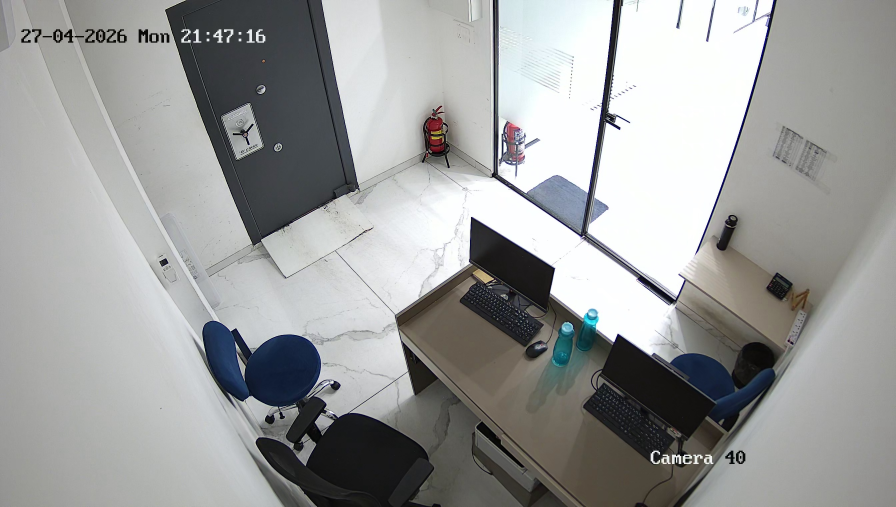
#> input picture closed_ref.jpg, 2688 x 1520 px, given in place of closed_GF-16-CAM-18.jpg, which was not available (shown at 1/3 size)
$ python extract_all_ssim.py   (older library calls are emulated)
#> lines starting #> are read from the running program, lines starting #| are printed output that depends on the picture; after the words box and inside, x2 and y2 are one past the last pixel; in counts of white or black regions, pixels touching at a corner belong together; pictures that were not available may be replaced by others from this repository, and a replacement may not be noted
### models/door_verifier.py
# models/door_verifier.py
import cv2
import numpy as np
from skimage.metrics import structural_similarity as ssim
from typing import Dict, Optional
from datetime import datetime
import config

class DoorVerifier:
    """
    Optimized door state verification using motion gating and downscaled SSIM.
    """

    def __init__(
        self,
        reference_image_path: str,
        door_corner_roi: np.ndarray,
        similarity_threshold: float = 0.75,
        debounce_threshold: int = 20,
        intensity_threshold: float = None,
        motion_threshold: float = None,
        darkening_protection: bool = True,
        min_visible_ratio: float = None,
        open_hysteresis: float = 0.05,
    ):
#> called with reference_image_path = 'close_doors/closed_GF-16-CAM-18.jpg', door_corner_roi = array of shape (4, 2), similarity_threshold = 0.742, debounce_threshold = 15, intensity_threshold = 6, motion_threshold = 3, darkening_protection = True, min_visible_ratio = 0.5
        reference = cv2.imread(reference_image_path)
#> reference is the input picture: shape (1520, 2688, 3); mean B, G, R 155.5, 156.2, 155
        if reference is None:
            raise FileNotFoundError(f"Cannot load reference image: {reference_image_path}")

        self.rx, self.ry, self.rw, self.rh = cv2.boundingRect(door_corner_roi)
        self._door_corner_polygon = door_corner_roi.reshape(-1, 2).astype(np.int32)
        ref_crop = reference[self.ry:self.ry+self.rh, self.rx:self.rx+self.rw]
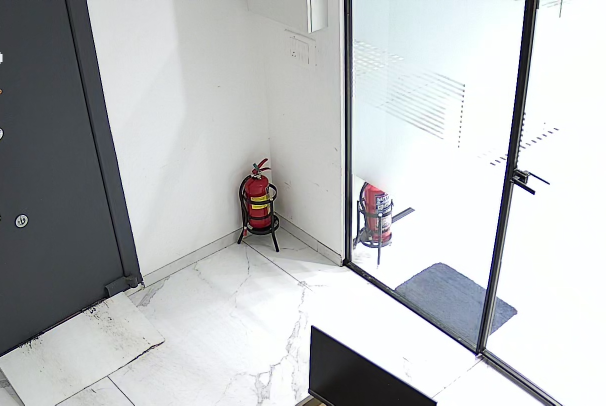
#> ref_crop: shape (811, 1212, 3) (shown at 1/2 size); mean B, G, R 191.7, 190.1, 187.6
        raw_patch = cv2.cvtColor(ref_crop, cv2.COLOR_BGR2GRAY)
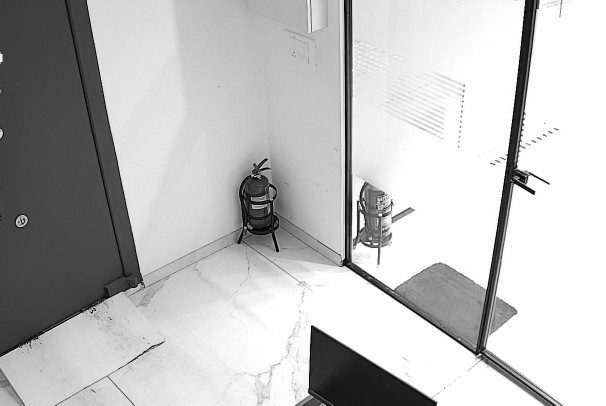
#> raw_patch: shape (811, 1212) (shown at 1/2 size); min 0, max 255, mean 189.6

        # Scale to fixed 100px on the LONGER dimension to preserve aspect ratio.
        # Avoids extreme squishing (e.g. 206x65 → 100x31) and extreme upscaling
        # (e.g. 22x43 → 100x195) that both degrade SSIM reliability.
        if self.rw >= self.rh:
            new_w = 100
            new_h = max(16, int(100 * self.rh / max(self.rw, 1)))
        else:
            new_h = 100
            new_w = max(16, int(100 * self.rw / max(self.rh, 1)))
        self.ssim_size = (new_w, new_h)
        self.reference_patch = cv2.resize(raw_patch, self.ssim_size)
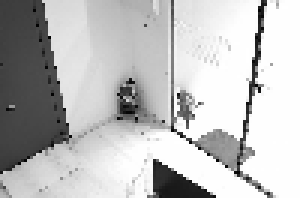
#> self.reference_patch: shape (66, 100) (shown 3 times larger); min 2, max 255, mean 190.2
        self.reference_mean = np.mean(self.reference_patch)
#> self.reference_mean = 190.2
        ref_std = float(np.std(self.reference_patch))
#> ref_std = 73.16

        self._roi_mask = self._build_roi_mask()
        self._roi_area_pixels = int(np.count_nonzero(self._roi_mask))
        self.last_visible_ratio = 1.0

        self.similarity_threshold = similarity_threshold
        self.intensity_threshold = intensity_threshold if intensity_threshold is not None else 25
        self.debounce_threshold = debounce_threshold
        self.darkening_protection = bool(darkening_protection)
        # Hysteresis: entering OPEN requires SSIM below (threshold - open_hysteresis);
        # returning to CLOSED only needs SSIM back above the plain threshold. Biases
        # the verifier toward CLOSED so a brief/marginal dip cannot false-open.
        self.open_hysteresis = max(0.0, float(open_hysteresis))
        # Bright-washout structural veto (Fix 1): only active when the ROI brightness
        # has shifted far from reference. See config for rationale.
        self._washout_intensity_delta = float(getattr(config, "DOOR_WASHOUT_INTENSITY_DELTA", 25.0))
        self._grad_ssim_open_max = float(getattr(config, "DOOR_GRAD_SSIM_OPEN_MAX", 0.85))
        self.last_grad_ssim = 1.0
        self.min_visible_ratio = (
            float(min_visible_ratio)
            if min_visible_ratio is not None
            else float(config.DOOR_CORNER_MIN_VISIBLE_RATIO)
        )

        # Motion gate: for very low-texture patches (flat door surface) the
        # configured threshold can be higher than the actual per-pixel change a
        # real door opening produces.  Cap it at 60 % of the patch's own std so
        # the gate is always proportional to the patch's inherent variation.
        raw_motion_thresh = motion_threshold if motion_threshold is not None else 3.0
        if ref_std < 10.0:
            adaptive_cap = max(1.5, ref_std * 0.6)
            self.motion_threshold = min(raw_motion_thresh, adaptive_cap)
        else:
            self.motion_threshold = raw_motion_thresh

        self.debounce_seconds = float(debounce_threshold) / 25.0
        self.candidate_state = False      # False = CLOSED
        self.candidate_state_start_time = None
        self.stable_is_open = False
        self.has_stabilized = False
        self.last_ssim = 1.0
        self.last_curr_mean = None
        self.last_intensity_diff = None
        self.last_mean_diff = None
        self._frame_tick = 0

        print(f"[DOOR] Initialized | patch={self.rw}x{self.rh}px | SSIM size: {self.ssim_size} | ref_std={ref_std:.1f}")
        print(
            f"[DOOR] thresholds: similarity={self.similarity_threshold} "
            f"intensity={self.intensity_threshold} motion={self.motion_threshold:.2f}"
            f"{'(adaptive)' if ref_std < 10.0 else ''} debounce_frames={self.debounce_threshold}"
        )

    def _build_roi_mask(self) -> np.ndarray:
        mask = np.zeros((self.ssim_size[1], self.ssim_size[0]), dtype=np.uint8)
        local_polygon = self._door_corner_polygon.astype(np.float32)
        local_polygon[:, 0] = (local_polygon[:, 0] - self.rx) * self.ssim_size[0] / max(self.rw, 1)
        local_polygon[:, 1] = (local_polygon[:, 1] - self.ry) * self.ssim_size[1] / max(self.rh, 1)
        local_polygon = np.rint(local_polygon).astype(np.int32)
        cv2.fillPoly(mask, [local_polygon], 1)
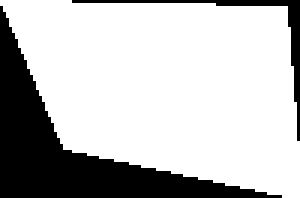
#> mask: shape (66, 100) (shown 3 times larger); values 0 (black) and 1 (white), 74.6% white; 2 black regions, box (x1, y1, x2, y2) and area: (0, 2, 94, 66) 1469, (24, 0, 100, 47) 208
#| [DOOR] Initialized | patch=1212x811px | SSIM size: (100, 66) | ref_std=73.2
#| [DOOR] thresholds: similarity=0.742 intensity=6 motion=3.00 debounce_frames=15
        return mask

    def _build_visible_mask(self, tracked_persons: Optional[Dict[int, Dict]]) -> np.ndarray:
        occlusion_mask = np.zeros_like(self._roi_mask, dtype=np.uint8)
        if tracked_persons:
            scale_x = self.ssim_size[0] / max(self.rw, 1)
            scale_y = self.ssim_size[1] / max(self.rh, 1)
            for person in tracked_persons.values():
                bbox = person.get("bbox")
                if bbox is None or len(bbox) < 4:
                    continue
                x1 = max(float(bbox[0]), float(self.rx))
                y1 = max(float(bbox[1]), float(self.ry))
                x2 = min(float(bbox[2]), float(self.rx + self.rw))
                y2 = min(float(bbox[3]), float(self.ry + self.rh))
                if x2 <= x1 or y2 <= y1:
                    continue

                lx1 = int(np.floor((x1 - self.rx) * scale_x))
                ly1 = int(np.floor((y1 - self.ry) * scale_y))
                lx2 = int(np.ceil((x2 - self.rx) * scale_x))
                ly2 = int(np.ceil((y2 - self.ry) * scale_y))

                lx1 = max(0, min(lx1, self.ssim_size[0] - 1))
                ly1 = max(0, min(ly1, self.ssim_size[1] - 1))
                lx2 = max(0, min(lx2, self.ssim_size[0]))
                ly2 = max(0, min(ly2, self.ssim_size[1]))
                if lx2 <= lx1 or ly2 <= ly1:
                    continue

                cv2.rectangle(occlusion_mask, (lx1, ly1), (lx2 - 1, ly2 - 1), 1, thickness=-1)

        visible_mask = np.where((self._roi_mask == 1) & (occlusion_mask == 0), 1, 0).astype(np.uint8)
        visible_pixels = int(np.count_nonzero(visible_mask))
#> visible_pixels = 4923
        self.last_visible_ratio = (visible_pixels / self._roi_area_pixels) if self._roi_area_pixels else 0.0
#> self.last_visible_ratio = 1
        return visible_mask

    # Smooth twilight relaxation anchors. Above BRIGHT no relax (factor 1.0);
    # at/below DARK maximum relax (MIN_FACTOR); linear in between — no cliff.
    _RELAX_BRIGHT_MEAN = 60.0
    _RELAX_DARK_MEAN = 20.0
    _RELAX_MIN_FACTOR = 0.85

    # [55 lines left out: functions _lighting_relax_factor, _gradient_ssim, reset_stabilization, _ssim_indicates_open, not called in this run]

    def _run_verification(self, curr_patch: np.ndarray, reference_patch: np.ndarray, visible_mask: np.ndarray, ts_ist: datetime) -> bool:
        if np.count_nonzero(visible_mask) == 0:
            return self.stable_is_open

        # Analyze brightness and motion ONLY on the non-occluded pixels
        visible_curr = curr_patch[visible_mask == 1]
#> visible_curr = 4923 values, max 255 at index 189, min 2 at index 1042, mean 202.2
        visible_ref = reference_patch[visible_mask == 1]
#> visible_ref has the same summary as visible_curr

        self.reference_mean = float(np.mean(visible_ref))
#> self.reference_mean = 202.2
        curr_mean = float(np.mean(visible_curr))
#> curr_mean = 202.2

        pixel_diff = cv2.absdiff(visible_curr, visible_ref)
#> pixel_diff = 4923 values from 0 to 0
        mean_diff = float(np.mean(pixel_diff))
#> mean_diff = 0

        self.last_mean_diff = mean_diff
#> self.last_mean_diff = 0
        self.last_curr_mean = curr_mean
#> self.last_curr_mean = 202.2
        self.last_intensity_diff = abs(curr_mean - self.reference_mean)
#> self.last_intensity_diff = 0

        active_threshold = self.similarity_threshold
        if mean_diff < self.motion_threshold:
            raw_is_open = False
            self.last_ssim = 1.0
        else:
            # Normalize brightness based strictly on the visible portion of the door
            mean_offset = self.reference_mean - curr_mean
            adjusted_curr = np.clip(curr_patch.astype(np.int16) + mean_offset, 0, 255).astype(np.uint8)

            # Build composite patch for SSIM:
            # Paste the pristine reference pixels over occluded areas,
            # and use the brightness-adjusted current pixels for visible areas.
            composite_patch = reference_patch.copy()
            composite_patch[visible_mask == 1] = adjusted_curr[visible_mask == 1]

            self.last_ssim = float(ssim(reference_patch, composite_patch, full=False, data_range=255))
            self.last_ssim = max(0.0, min(1.0, self.last_ssim))

            # Twilight Protection Layer (smooth):
            # In dim ambient light (e.g. early morning before lights are on) the camera
            # loses physical contrast, artificially lowering SSIM. We relax the threshold
            # by a factor that varies CONTINUOUSLY with brightness — no hard band edge —
            # so a patch whose intensity rides a boundary (e.g. ~45) cannot flicker the
            # threshold and flip the door state. Bright frames get no relaxation; a real
            # (large) structural change still trips because relaxation is bounded.
            if self.darkening_protection:
                active_threshold = self.similarity_threshold * self._lighting_relax_factor(curr_mean)

            # Hysteresis: harder to ENTER open than to stay/return CLOSED.
            ssim_changed = self._ssim_indicates_open(self.last_ssim, active_threshold)

            if curr_mean < 20.0 and self.darkening_protection:
                raw_is_open = False
            else:
                raw_is_open = ssim_changed
                # Bright-washout structural veto (Fix 1): only when ROI brightness has
                # shifted far from reference. A pure lighting wash keeps edges intact
                # (high grad-SSIM) → veto the open; a real opening changes structure
                # (low grad-SSIM) → pass. Normal-light opens (small intensity_diff) are
                # untouched, so currently-good streams keep identical behavior.
                if raw_is_open and self.last_intensity_diff is not None \
                        and self.last_intensity_diff > self._washout_intensity_delta:
                    self.last_grad_ssim = self._gradient_ssim(reference_patch, composite_patch)
                    if self.last_grad_ssim >= self._grad_ssim_open_max:
                        raw_is_open = False

        if raw_is_open == self.candidate_state:
            if self.candidate_state_start_time is None:
                self.candidate_state_start_time = ts_ist
        else:
            self.candidate_state = raw_is_open
            self.candidate_state_start_time = ts_ist

        if raw_is_open or self.candidate_state or self.stable_is_open:
            print(f"[DEBUG DOOR] tick={self._frame_tick} raw={raw_is_open} cand={self.candidate_state} "
                  f"SSIM={self.last_ssim:.3f} (thresh={active_threshold:.3f}) "
                  f"Diff={self.last_mean_diff:.1f} (thresh={self.motion_threshold:.1f}) "
                  f"VisibleRatio={self.last_visible_ratio:.2f}")

        self._frame_tick += 1
        if self._frame_tick % 30 == 0:
            print(f"[DOOR] SSIM: {self.last_ssim:.3f} | Diff: {self.last_mean_diff:.1f} | "
                f"Intensity: {self.last_curr_mean:.1f} (Δ{self.last_intensity_diff:.1f}) | "
                f"Stable: {'OPEN' if self.stable_is_open else 'CLOSED'}")

        # Compute elapsed time in candidate state
        if self.candidate_state_start_time is not None:
            elapsed_seconds = (ts_ist - self.candidate_state_start_time).total_seconds()
        else:
            elapsed_seconds = 0.0

        if elapsed_seconds >= self.debounce_seconds:
            if not self.has_stabilized:
                self.stable_is_open = self.candidate_state
                self.has_stabilized = True
                print(f"[DOOR] Initial stabilization: {'OPEN' if self.stable_is_open else 'CLOSED'}")
            elif self.stable_is_open != self.candidate_state:
                print(f"[DOOR] *** STATE CHANGE: {'OPEN' if self.candidate_state else 'CLOSED'} ***")
                self.stable_is_open = self.candidate_state

        return self.stable_is_open

    def verify(self, frame: np.ndarray, tracked_persons: Optional[Dict[int, Dict]] = None, ts_ist: Optional[datetime] = None) -> bool:
        """Returns True if door is OPEN, False if CLOSED with motion gating."""
        try:
            curr_crop = frame[self.ry:self.ry+self.rh, self.rx:self.rx+self.rw]
            curr_patch_raw = cv2.cvtColor(curr_crop, cv2.COLOR_BGR2GRAY)
            curr_patch = cv2.resize(curr_patch_raw, self.ssim_size)

            visible_mask = self._build_visible_mask(tracked_persons)
            if self.last_visible_ratio < self.min_visible_ratio:
                return self.stable_is_open

            if ts_ist is None:
                from datetime import timezone, timedelta
                ts_ist = datetime.now(timezone(timedelta(hours=5, minutes=30)))

            return self._run_verification(curr_patch, self.reference_patch, visible_mask, ts_ist)

        except Exception as e:
            print(f"[DoorVerifier] Error: {e}")
            return self.stable_is_open

    def get_last_ssim(self) -> Optional[float]:
        return self.last_ssim

    def get_last_intensity(self) -> Optional[float]:
        return self.last_curr_mean

    def get_last_intensity_diff(self) -> Optional[float]:
        return self.last_intensity_diff

    def get_last_mean_diff(self) -> Optional[float]:
        return self.last_mean_diff

    def is_transition_pending(self) -> bool:
        return self.candidate_state != self.stable_is_open

    # [44 lines left out: function measure, not called in this run]

### scratch/extract_all_ssim.py
import cv2
import numpy as np
import csv
from datetime import datetime, timedelta, timezone
from models.door_verifier import DoorVerifier
from config import STREAMS_CONFIG

# Stream 15 is Tirupathi
stream_config = STREAMS_CONFIG[15]
print("Loaded Stream Config for:", stream_config["site_name"])

door_verifier = DoorVerifier(
    stream_config["closed_door_reference"],
    door_corner_roi=stream_config["rois"]["DOOR_CORNER_ROI"],
    similarity_threshold=stream_config["ssim_threshold"],
    debounce_threshold=stream_config["debounce_threshold"],
    intensity_threshold=stream_config["intensity_threshold"],
    motion_threshold=stream_config["motion_threshold"],
    darkening_protection=stream_config.get("darkening_protection", True),
    min_visible_ratio=stream_config.get("door_corner_min_visible_ratio", 0.5),
)

cap = cv2.VideoCapture("GF-23-14-M.mp4")
frame_idx = 0
data = []

start_time = datetime(2026, 6, 5, 10, 23, 26, tzinfo=timezone(timedelta(hours=5, minutes=30)))

min_ssim = 1.0
max_mean_diff = 0.0

with open("scratch/raw_door_ssim_tirupathi.csv", "w", newline="") as f:
    writer = csv.writer(f)
    writer.writerow(["frame_idx", "ssim", "curr_mean", "mean_diff", "is_open", "candidate", "stable"])

    while True:
        ret, frame = cap.read()
        if not ret:
            break

        ts_ist = start_time + timedelta(seconds=frame_idx / 25.0)

        is_open = door_verifier.verify(frame, tracked_persons=None, ts_ist=ts_ist)
#> is_open = False

        ssim_val = door_verifier.get_last_ssim()
        curr_mean = door_verifier.get_last_intensity()
#> curr_mean = 202.2
        mean_diff = door_verifier.get_last_mean_diff()
#> mean_diff = 0

        if ssim_val is not None:
            min_ssim = min(min_ssim, ssim_val)
        if mean_diff is not None:
            max_mean_diff = max(max_mean_diff, mean_diff)
#> max_mean_diff = 0

        writer.writerow([
            frame_idx,
            ssim_val,
            curr_mean,
            mean_diff,
            is_open,
            door_verifier.candidate_state,
            door_verifier.stable_is_open
        ])

        frame_idx += 1

cap.release()

print("Finished. Saved to scratch/raw_door_ssim_tirupathi.csv")
print("Min SSIM:", min_ssim)
print("Max mean_diff:", max_mean_diff)
